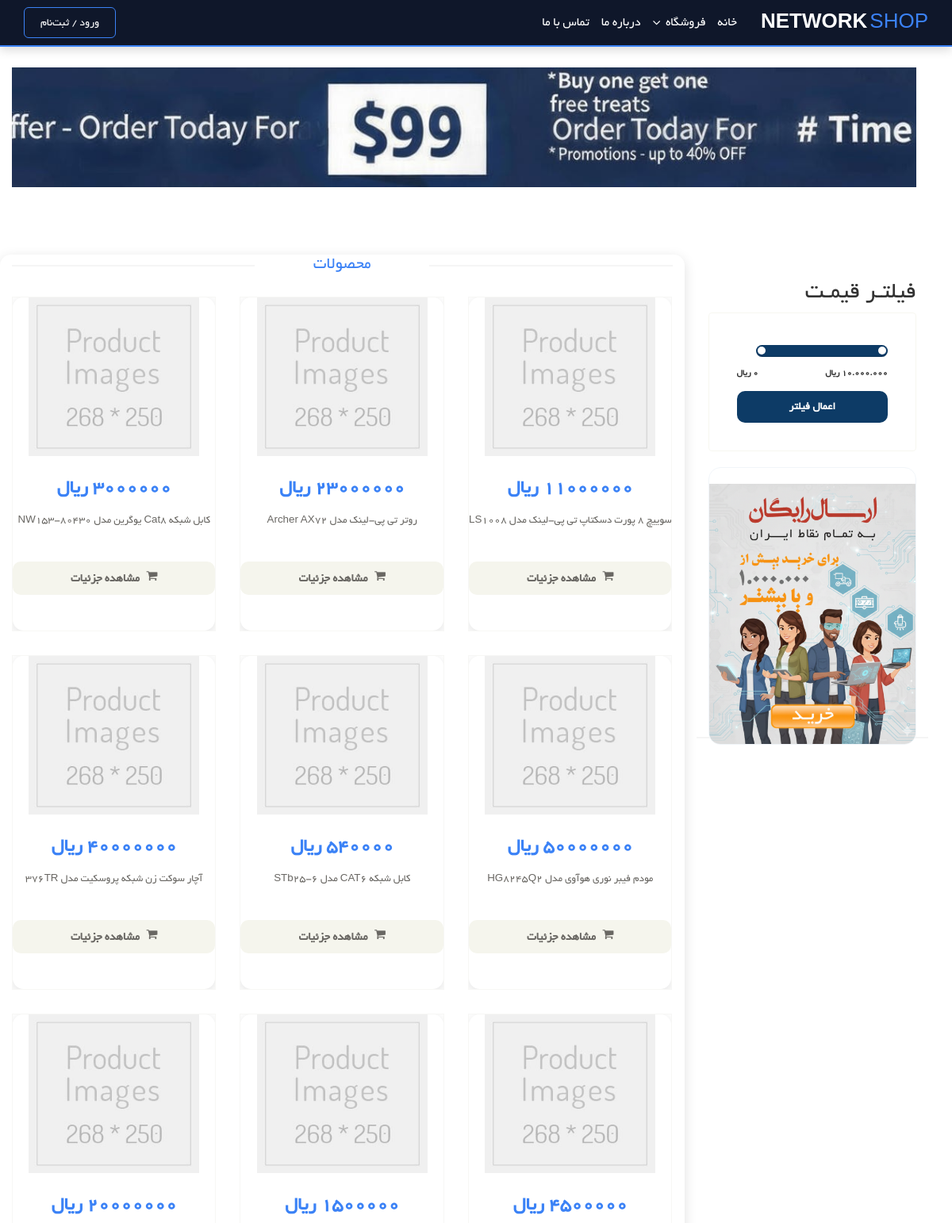
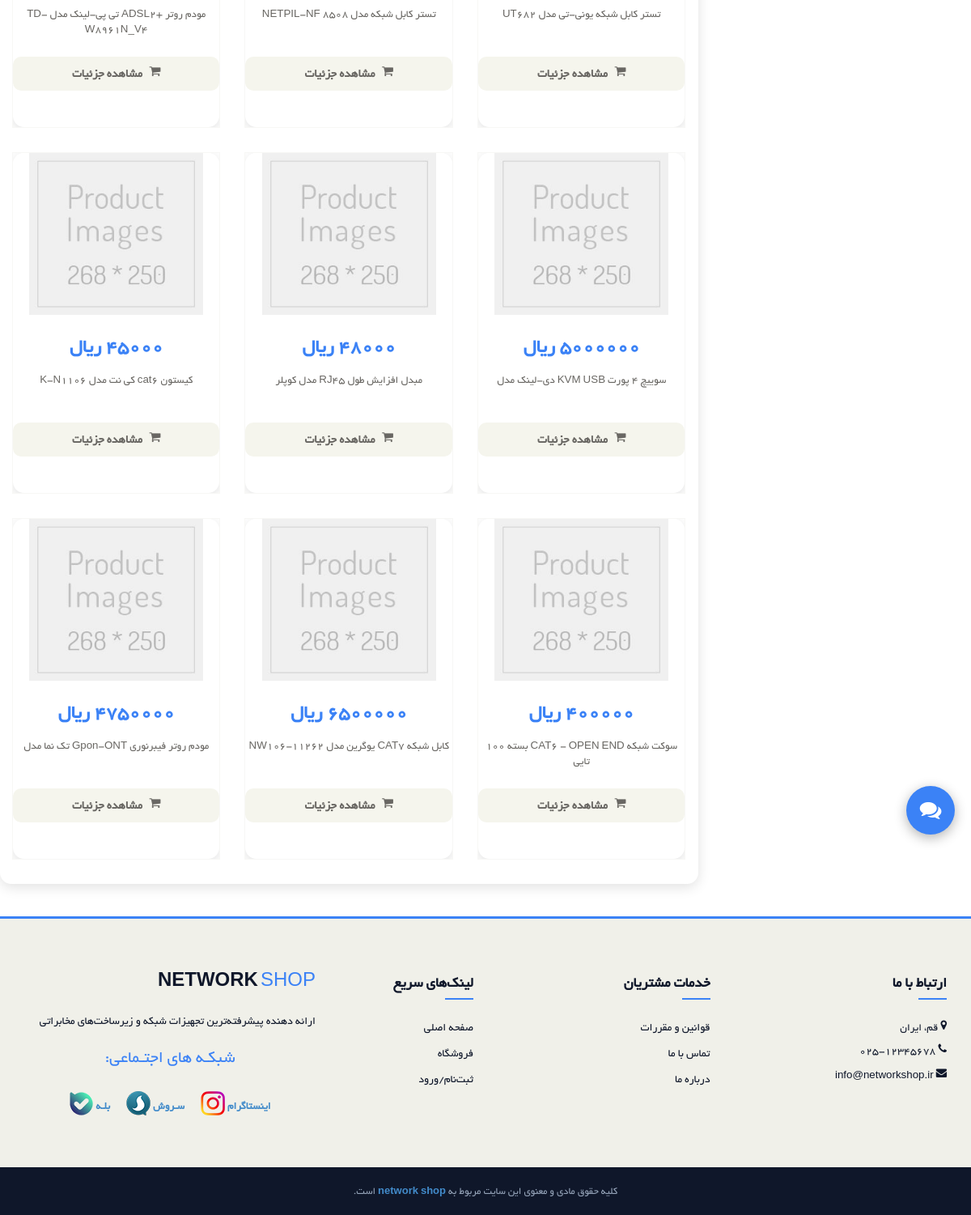
The app's page /shop/ with its own data (2 pictures, top to bottom).
### shop/models.py (models this page shows, shortened)
class Product(models.Model):
    category = models.ForeignKey(
        Category,
        on_delete=models.CASCADE,
        related_name="products"
    )
    name = models.CharField(max_length=255)
    slug = models.SlugField(
        max_length=255,
        unique=True,
        db_index=True,
        allow_unicode=True
    )
    brand = models.CharField(max_length=255)
    description = models.TextField()
    price = models.PositiveIntegerField()
    old_price = models.PositiveIntegerField(null=True, blank=True)
    stock = models.PositiveIntegerField()
    is_available = models.BooleanField(default=True)
    is_featured = models.BooleanField(default=False)
    image = models.ImageField(
        upload_to="products/",
        blank=True,
        null=True
    )
    created_at = models.DateTimeField(auto_now_add=True)
    updated_at = models.DateTimeField(auto_now=True)

### shop/views.py (the view)
# urls.py: path('shop/', shop_view, name='shop'),
def shop_view(request):
    products = Product.objects.filter(is_available=True)
    categories = Category.objects.all()
    price_range = request.GET.get('price_range')
    if price_range:
        try:
            min_p, max_p = price_range.split(',')
            products = products.filter(price__gte=min_p, price__lte=max_p)
        except ValueError:
            pass
    return render(request, 'shop/shop.html', {
        'products': products,
        'categories': categories,
        'selected_range': price_range
    })

### templates/shop/shop.html (shortened to what this page needs)
{% extends 'base.html' %}
{% load static %}
{% block content %}
<section id="advertisement">
  <div class="container">
    <img src="{% static 'images/shop/image (6).jpg' %}" alt="" />
  </div>
</section>
<section>
  <div class="container" style="margin: 40px auto">
    <div class="row">
      <div class="col-sm-9 padding-right">
        <div class="features_items">
            <h2 class="title text-center">محصولات</h2>
            {% for product in products %}
            <div class="col-sm-4">
                <div class="product-image-wrapper">
                    <div class="single-products">
                        <div class="productinfo text-center fixed-product-card">
                            <div class="product-image-container">
                                {% if product.image %}
                                    <img src="{{ product.image.url }}" alt="{{ product.name }}">
                                {% else %}
                                    <img src="{% static 'images/shop/product.jpg' %}" alt="no-image">
                                {% endif %}
                            </div>
                            <h2>{{ product.price }} ريال</h2>
                            <p class="product-name-limit">{{ product.name }}</p>
                            <a href="{% url 'shop:product-detail' product.slug %}"
                              class="btn btn-default add-to-cart">
                                <i class="fa fa-shopping-cart"></i>
                                مشاهده جزئیات
                            </a>
                        </div>
                    </div>
                </div>
            </div>
            {% endfor %}
        </div>
      </div>
      <div class="col-sm-3">
        <div class="left-sidebar">
          {% include "shop/parts/price-range.html" %}
          {% include "shop/parts/ads.html" %}
        </div>
      </div>
    </div>
  </div>
</section>
{% include "shop/chat-bot.html" %}
{% endblock %}

### templates/base.html (shortened to what this page needs)
{% load static %}
<!DOCTYPE html>
<html lang="fa" dir="rtl">
  <head>
    <link rel="stylesheet" href="{% static 'css/bootstrap.min.css' %}" />
    <link rel="stylesheet" href="{% static 'css/font-awesome.min.css' %}" />
    <link rel="stylesheet" href="{% static 'css/prettyPhoto.css' %}" />
    <link rel="stylesheet" href="{% static 'css/price-range.css' %}" />
    <link rel="stylesheet" href="{% static 'css/animate.css' %}" />
    <link rel="stylesheet" href="{% static 'css/main.css' %}" />
    <link rel="stylesheet" href="{% static 'css/responsive.css' %}" />
  </head>
  <body>
    <header id="header" class="modern-header sticky-header">
      <div class="container">
        <div class="header-flex-container">
          <div class="header-left">
            {% if user.is_authenticated %}
              <span class="login-btn">
                سلام {{ user.username }}
              </span>
              | <a href="{% url 'shop:user-panel' %}" class="login-btn">
                  پنل کاربری
                </a>
              {% if user.is_superuser %}
                | <a href="/admin/" class="login-btn">
                    پنل ادمین
                  </a>
              {% endif %}
              | <a href="{% url 'shop:logout' %}" class="login-btn">
                  خروج
                </a>
            {% else %}
              <a href="{% url 'shop:login' %}" class="login-btn">
                ورود / ثبت‌نام
              </a>
            {% endif %}
          </div>
          <div class="header-right">
            <nav class="main-navigation" id="main-nav">
              <ul class="nav-links">
                <li><a href="{% url 'shop:home' %}">خانه</a></li>
                <li class="has-dropdown">
                  <a href="#">فروشگاه <i class="fa fa-angle-down"></i></a>
                </li>
                <li><a href="{% url 'shop:About' %}">درباره ما</a></li>
                <li><a href="{% url 'shop:contact-us' %}">تماس با ما</a></li>
              </ul>
            </nav>
            <div class="logo">
              <a href="{% url 'shop:home' %}">
                <span class="logo-net">NETWORK</span>
                <span class="logo-shop">SHOP</span>
              </a>
            </div>
          </div>
        </div>
      </div>
    </header>
    <div class="container my-4">
      {% block content %}{% endblock %}
    </div>
    <footer id="footer" class="modern-footer">
      <div class="container">
        <div class="row footer-widgets">
          <div class="col-sm-4">
            <div class="footer-logo">
              <span class="logo-net">NETWORK</span>
              <span class="logo-shop">SHOP</span>
            </div>
            <p class="footer-desc">
              ارائه دهنده پیشرفته‌ترین تجهیزات شبکه و زیرساخت‌های مخابراتی
            </p>
            <div class="social-networks">
              <h2 class="title text-center">شبکـه های اجتـماعی:</h2>
              <span class="socials-share share">
                <ul>
                  <a href="#">
                    <li>
                      <label>بلـه</label>
                      <img src="{% static 'images/product-details/Bale.png' %}" />
                    </li>
                  </a>
                  <a href="#">
                    <li>
                      <label>سـروش</label>
                      <img src="{% static 'images/product-details/Soroush.png' %}" />
                    </li>
                  </a>
                  <a href="#">
                    <li>
                      <label>اینستاگرام</label>
                      <img src="{% static 'images/product-details/Instagram.png' %}" />
                    </li>
                  </a>
                </ul>
              </span>
            </div>
          </div>
          <div class="col-sm-2">
            <h4 class="widget-title">لینک‌های سریع</h4>
            <ul class="footer-menu">
              <li><a href="{% url 'shop:home' %}">صفحه اصلی</a></li>
              <li><a href="{% url 'shop:shop' %}">فروشگاه</a></li>
              <li><a href="{% url 'shop:login' %}">ثبت‌نام/ورود</a></li>
            </ul>
          </div>
          <div class="col-sm-3">
            <h4 class="widget-title">خدمات مشتریان</h4>
            <ul class="footer-menu">
              <li><a href="#">قوانین و مقررات</a></li>
              <li><a href="{% url 'shop:contact-us' %}">تماس با ما</a></li>
              <li><a href="{% url 'shop:About' %}">درباره ما</a></li>
            </ul>
          </div>
          <div class="col-sm-3">
            <h4 class="widget-title">ارتباط با ما</h4>
            <p><i class="fa fa-map-marker"></i> قم، ایران</p>
            <p><i class="fa fa-phone"></i> ۰۲۵-۱۲۳۴۵۶۷۸</p>
            <p><i class="fa fa-envelope"></i> info@networkshop.ir</p>
          </div>
        </div>
      </div>
      <div class="footer-copyright">
        <div class="container">
          <div class="row">
            <div class="col-md-12">
              <p>
                کلیه حقوق مادی و معنوی این سایت مربوط به
                <strong><a href="{% url 'shop:home' %}">network shop</a> </strong> است.
              </p>
            </div>
          </div>
        </div>
      </div>
    </footer>
  </body>
</html>

### templates/shop/parts/price-range.html (shortened to what this page needs)
<div class="price-range">
    <h2>فیلتـر قیمـت</h2>
    <div class="well">
        <form method="get" action="{% url 'shop:shop' %}" id="price-filter-form">
            ><br />
            <div style="display: flex; justify-content: space-between; margin-top: 10px; font-size: 11px; font-weight: bold;">
                <span>10.000.000 ریال</span>
                <span>0 ریال</span>
            </div>
            <button type="submit" class="btn btn-primary btn-block" style="margin-top: 15px; background: #0D3B66; border: none;">
                اعمال فیلتر
            </button>
        </form>
    </div>
</div>

### templates/shop/parts/ads.html
{% load static %}
<div class="shipping text-center" style="
    margin-top: 20px;
    border-radius: 15px;
    overflow: hidden;
    background: #fff;
    border: 1px solid #f1f5f9;
    width: 100%;
    height: 350px; /* ارتفاع استاندارد بنر سایدبار */
    display: flex;
    align-items: center;
    justify-content: center;
">
    <img src="{% static 'images/home/shipping.jpg' %}" alt="تبلیغات" style="
        width: 100%;
        height: 100%;
        object-fit: cover; /* یا contain بسته به سلیقه شما برای پر کردن کادر */
    "   />
</div>

### templates/shop/chat-bot.html (shortened to what this page needs)
{% load static %}
<div id="chatBotContainer" class="chat-bot-closed">
  <div id="chatBotToggle" class="chat-bot-toggle">
    <i class="fa fa-comments fa-2x"></i>
  </div>
</div>

### templates/shop/shop.html (style rules this page uses)
.fixed-product-card { height: 420px; display: flex; flex-direction: column; justify-content: space-between; padding-bottom: 20px; }
.product-image-container { width: 100%; height: 200px; overflow: hidden; display: flex; align-items: center; justify-content: center; background: #fff; }
.product-image-container img { max-width: 100%; max-height: 100%; object-fit: contain; }
.product-name-limit { height: 45px; overflow: hidden; margin-bottom: 10px; display: -webkit-box; -webkit-line-clamp: 2; -webkit-box-orient: vertical; }

### templates/shop/chat-bot.html (style rules this page uses)
#chatBotContainer { pointer-events: none; z-index: 1000; }
#chatBotContainer .chat-bot-toggle, #chatBotContainer.active .chat-bot-window { pointer-events: auto; }

### records on screen
Product: name "کابل شبکه Cat8 یوگرین مدل NW153-80430"
Product: price "23000000", name "روتر تی پی-لینک مدل Archer AX72"
Product: name "سوییچ 8 پورت دسکتاپ تی پی-لینک مدل LS1008"
Product: name "آچار سوکت زن شبکه پروسکیت مدل 376TR"
Product: price "540000", name "کابل شبکه CAT6 مدل STb25-6"
Product: name "مودم فیبر نوری هوآوی مدل HG8245Q2"
Product: name "مودم روتر +ADSL2 تی پی-لینک مدل TD-W8961N_V4"
Product: price "1500000", name "تستر کابل شبکه مدل NETPIL-NF 8508"
Product: name "تستر کابل شبکه یونی-تی مدل UT682"
Product: price "45000", name "کیستون cat6 کی نت مدل K-N1106"
Product: price "48000", name "مبدل افزایش طول RJ45 مدل کوپلر"
Product: name "سوییچ 4 پورت KVM USB دی-لینک مدل"
Product: name "مودم روتر فیبرنوری Gpon-ONT تک نما مدل"
Product: price "6500000", name "کابل شبکه CAT7 یوگرین مدل NW106-11262"
Product: name "سوکت شبکه CAT6 - OPEN END بسته 100 تایی"
